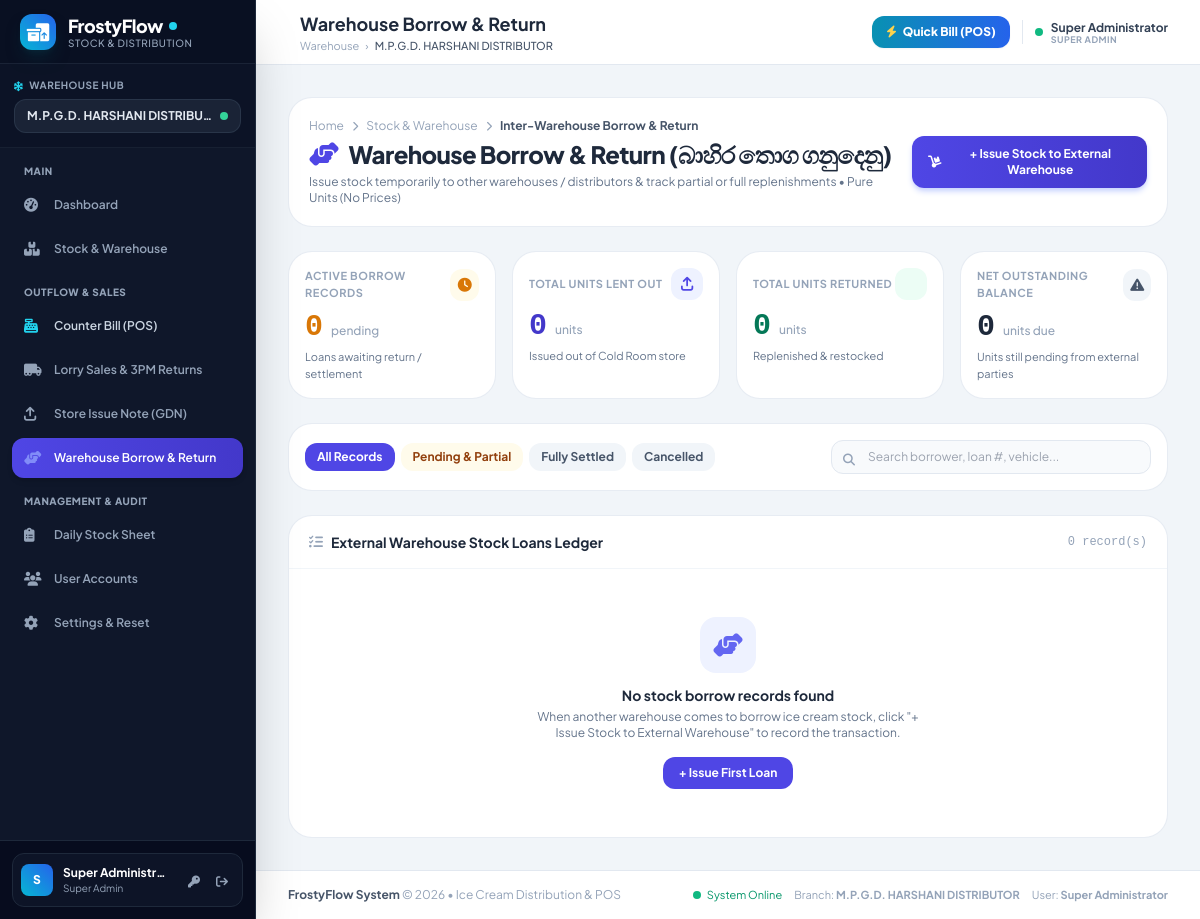
/warehouse_loans.php (signed in), run on the app's committed database.
### tables this page shows
CREATE TABLE IF NOT EXISTS `branches` (
    `id` INT AUTO_INCREMENT PRIMARY KEY,
    `name` VARCHAR(100) NOT NULL,
    `code` VARCHAR(20) NOT NULL UNIQUE,
    `address` VARCHAR(255) NULL,
    `phone` VARCHAR(50) NULL,
    `created_at` TIMESTAMP DEFAULT CURRENT_TIMESTAMP
);

### warehouse_loans.php (the view, shortened to what the rows shown need)
<?php
$pageTitle = "Warehouse Borrow & Return";
require_once __DIR__ . '/config/auth.php';
require_once __DIR__ . '/includes/header.php';
?>
<div class="space-y-6">
    <div class="flex flex-col md:flex-row md:items-center justify-between gap-4 bg-white p-5 rounded-3xl border border-slate-200/80 shadow-xs">
        <div>
            <h1 class="text-xl sm:text-2xl font-black text-slate-800 tracking-tight flex items-center">
                <i class="fa-solid fa-handshake-angle text-indigo-600 mr-2.5"></i>
                Warehouse Borrow & Return (බාහිර තොග ගනුදෙනු)
            </h1>
        </div>
    </div>
    <div class="bg-white rounded-3xl border border-slate-200/80 shadow-xs overflow-hidden">
        <div class="px-5 py-4 border-b border-slate-100 flex items-center justify-between">
            <h2 class="text-sm font-bold text-slate-800 flex items-center">
                <i class="fa-solid fa-list-check text-slate-400 mr-2"></i>
                External Warehouse Stock Loans Ledger
            </h2>
        </div>
    </div>
</div>
<?php require_once __DIR__ . '/includes/footer.php'; ?>

### includes/header.php (shortened to what the rows shown need)
<?php
require_once __DIR__ . '/../config/auth.php';
$user = currentUser();
if ($user['role'] === 'super_admin') {
    global $pdo;
    $allBranches = $pdo->query("SELECT id, name, code FROM branches ORDER BY id ASC")->fetchAll();
}
?>
<!DOCTYPE html>
<html lang="en">
<head>
    <script src="https://cdn.tailwindcss.com"></script>
    <link rel="stylesheet" href="https://cdnjs.cloudflare.com/ajax/libs/font-awesome/6.4.0/css/all.min.css">
</head>
<body class="bg-slate-100 text-slate-800 min-h-screen flex flex-col antialiased">
    <aside id="mainSidebar" class="fixed inset-y-0 left-0 z-50 w-64 bg-slate-900 text-slate-200 flex flex-col justify-between transition-transform duration-300 transform -translate-x-full md:translate-x-0 shadow-2xl border-r border-slate-800 no-print">
        <div class="flex flex-col flex-1 overflow-hidden">
            <div class="p-3.5 border-b border-slate-800/60 bg-slate-950/20">
                <div class="text-xs font-bold text-slate-200 bg-slate-800/80 px-3 py-2 rounded-xl border border-slate-700/60 truncate flex items-center justify-between">
                    <span class="truncate"><?= htmlspecialchars($user['branch_name'] ?? 'Main Cold Room Hub') ?></span>
                    <span class="w-2 h-2 rounded-full bg-emerald-400 animate-pulse ml-1.5 shrink-0" title="Operational"></span>
                </div>
            </div>
        </div>
    </aside>
    <div class="md:pl-64 flex flex-col flex-1 min-h-screen print-full-width">
        <header class="bg-white border-b border-slate-200 sticky top-0 z-30 shadow-xs no-print">
            <div class="px-4 sm:px-6 lg:px-8 h-16 flex items-center justify-between">
                <div class="flex items-center space-x-3">
                    <div>
                        <h2 class="text-base sm:text-lg font-bold text-slate-800 leading-tight">
                            <?= isset($pageTitle) ? htmlspecialchars($pageTitle) : 'Overview' ?>
                        </h2>
                        <div class="hidden sm:flex items-center space-x-1.5 text-[11px] text-slate-400">
                            <span>Warehouse</span>
                            <span>&rsaquo;</span>
                            <span class="text-slate-600 font-medium"><?= htmlspecialchars($user['branch_name']) ?></span>
                        </div>
                    </div>
                </div>
            </div>
        </header>
        <main class="flex-1 p-4 sm:p-6 lg:p-8 w-full">

### includes/footer.php (shortened to what the rows shown need)
        </main>
        <footer class="bg-white border-t border-slate-200 mt-auto py-4 text-center text-xs text-slate-400 no-print">
            <div class="px-4 sm:px-6 lg:px-8 flex flex-col sm:flex-row justify-between items-center gap-2">
                <div class="flex items-center space-x-3 text-[11px]">
                    <span>Branch: <strong><?= htmlspecialchars($user['branch_name'] ?? 'Main') ?></strong></span>
                </div>
            </div>
        </footer>
    </div>
</body>
</html>

### data on the page
branches: name "M.P.G.D. HARSHANI DISTRIBU…", name "M.P.G.D. HARSHANI DISTRIBUTOR"

### other printed values
substr($user['name'], 0, 1) "S"
$user['name'] "Super Administr…"
str_replace('_', ' ', $user['role']) "Super Admin"
$pageTitle "Warehouse Borrow & Return"
$user['name'] "Super Administrator"
str_replace('_', ' ', $user['role']) "SUPER ADMIN"
$activeLoansCount "0"
$totalIssuedAll "0"
$totalReturnedAll "0"
$outstandingBalanceAll "0"
count($loans) "0"
